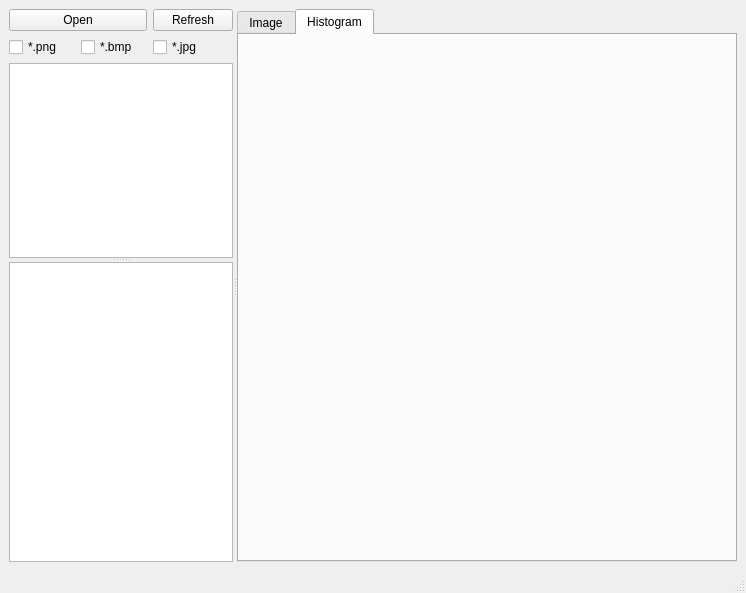
<?xml version="1.0" encoding="UTF-8"?>
<ui version="4.0">
 <class>MainWindow</class>
 <widget class="QMainWindow" name="MainWindow">
  <property name="geometry">
   <rect>
    <x>0</x>
    <y>0</y>
    <width>746</width>
    <height>593</height>
   </rect>
  </property>
  <property name="windowTitle">
   <string>MainWindow</string>
  </property>
  <widget class="QWidget" name="centralwidget">
   <layout class="QHBoxLayout" name="horizontalLayout">
    <item>
     <widget class="QSplitter" name="splitter_2">
      <property name="orientation">
       <enum>Qt::Orientation::Horizontal</enum>
      </property>
      <widget class="QWidget" name="layoutWidget">
       <layout class="QVBoxLayout" name="verticalLayout">
        <item>
         <layout class="QGridLayout" name="gridLayout">
          <item row="1" column="0">
           <widget class="QCheckBox" name="checkBox_png">
            <property name="text">
             <string>*.png</string>
            </property>
           </widget>
          </item>
          <item row="1" column="1">
           <widget class="QCheckBox" name="checkBox_bmp">
            <property name="text">
             <string>*.bmp</string>
            </property>
           </widget>
          </item>
          <item row="1" column="2">
           <widget class="QCheckBox" name="checkBox_jpg">
            <property name="text">
             <string>*.jpg</string>
            </property>
           </widget>
          </item>
          <item row="0" column="2">
           <widget class="QPushButton" name="pushButton_refresh">
            <property name="text">
             <string>Refresh</string>
            </property>
           </widget>
          </item>
          <item row="0" column="0" colspan="2">
           <widget class="QPushButton" name="pushButton_open">
            <property name="text">
             <string>Open</string>
            </property>
           </widget>
          </item>
         </layout>
        </item>
        <item>
         <widget class="QSplitter" name="splitter">
          <property name="minimumSize">
           <size>
            <width>200</width>
            <height>0</height>
           </size>
          </property>
          <property name="orientation">
           <enum>Qt::Orientation::Vertical</enum>
          </property>
          <widget class="QTreeView" name="treeView">
           <property name="minimumSize">
            <size>
             <width>0</width>
             <height>150</height>
            </size>
           </property>
           <property name="baseSize">
            <size>
             <width>0</width>
             <height>0</height>
            </size>
           </property>
          </widget>
          <widget class="QTableView" name="tableView">
           <property name="minimumSize">
            <size>
             <width>0</width>
             <height>300</height>
            </size>
           </property>
          </widget>
         </widget>
        </item>
       </layout>
      </widget>
      <widget class="QTabWidget" name="tabWidget">
       <property name="minimumSize">
        <size>
         <width>500</width>
         <height>0</height>
        </size>
       </property>
       <property name="currentIndex">
        <number>1</number>
       </property>
       <widget class="QWidget" name="tab_image">
        <attribute name="title">
         <string>Image</string>
        </attribute>
        <layout class="QGridLayout" name="gridLayout_2">
         <item row="0" column="0">
          <widget class="QWidget" name="widget_image" native="true"/>
         </item>
        </layout>
       </widget>
       <widget class="QWidget" name="tab_histogram">
        <attribute name="title">
         <string>Histogram</string>
        </attribute>
        <layout class="QGridLayout" name="gridLayout_3">
         <item row="0" column="0">
          <widget class="QWidget" name="widget_histogram" native="true"/>
         </item>
        </layout>
       </widget>
      </widget>
     </widget>
    </item>
   </layout>
  </widget>
  <widget class="QMenuBar" name="menubar">
   <property name="geometry">
    <rect>
     <x>0</x>
     <y>0</y>
     <width>746</width>
     <height>33</height>
    </rect>
   </property>
  </widget>
  <widget class="QStatusBar" name="statusbar"/>
 </widget>
 <resources/>
 <connections/>
</ui>
